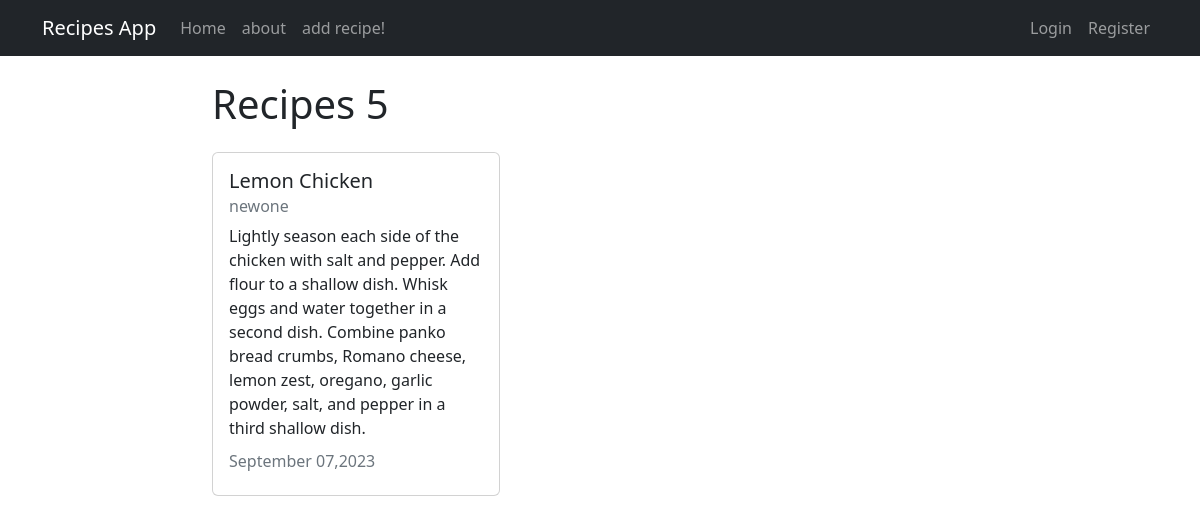
The page /recipe/5/ on the database its author committed.
### recipes/models.py (models this page shows, shortened)
class Recipe(models.Model):
    title = models.CharField(max_length=100)
    description = models.TextField()
    created_at = models.DateTimeField(auto_now_add=True)
    updated_at = models.DateTimeField(auto_now=True)
    author = models.ForeignKey(User,on_delete=models.CASCADE, default="")

### recipes/views.py (the view)
# urls.py: path('recipe/<int:pk>/', views.RecipeDetailView.as_view(), name="recipes-detail"),
class RecipeDetailView(DetailView):
    model= models.Recipe
    template_name= "recipes/recipes-detail.html"

### recipes/templates/recipes/recipes-detail.html (shortened to what this page needs)
{% extends 'recipes/base.html'%}
{% block content%}
    <h1>Recipes {{object.id}} </h1>
     <div class="card my-4 " style="width: 18rem;">
        <div class="card-body">
          <h5 class="card-title">{{object.title}}</h5>
          <h6 class="card-subtitle mb-2 text-muted">{{object.author}}</h6>
          <p class="card-text">{{object.description}}</p>
          <h6 class="card-subtitle mb-2 text-muted">{{object.updated_at|date:"F d,Y"}}</h6>
      </div>
{% endblock content%}

### rows shown on the page
Recipe: id "5", title "Lemon Chicken", author "newone", description "Lightly season each side of the chicken with salt and pepper. Add flour to a shallow dish. Whisk eggs and water together in a second dish. Combine panko bread crumbs, Romano cheese, lemon zest, oregano, garlic powder, salt, and pepper in a third shallow dish.", updated_at "September 07,2023"
